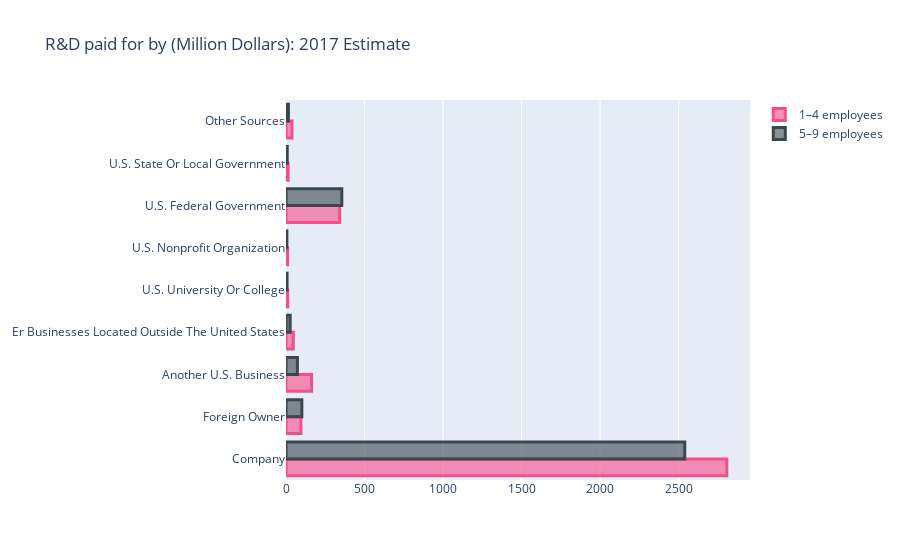

The notebook cell saved with this chart:
### Code cell
df222= df22.reset_index()
df222['Company and financial information'] = df222['Company and financial information'].str[16:]
df222['Company and financial information'] = df222['Company and financial information'].str.title()
df222.head(15)
L1 = df222['Company and financial information'].tolist()
L2 = df222['1–4 employees'].tolist()
L3 = df222['5–9 employees'].tolist()

fig = go.Figure()
fig.layout=go.Layout(
        title=go.layout.Title(text="R&D paid for by (Million Dollars): 2017 Estimate") )
fig.add_trace(go.Bar(
    y=L1,
    x=L2,
    name='1–4 employees',
    orientation='h',
    marker=dict(
        color='rgba(246, 78, 139, 0.6)',
        line=dict(color='rgba(246, 78, 139, 1.0)', width=3)
    )
))
fig.add_trace(go.Bar(
    y=L1,
    x=L3,
    name='5–9 employees',
    orientation='h',
    marker=dict(
        color='rgba(58, 71, 80, 0.6)',
        line=dict(color='rgba(58, 71, 80, 1.0)', width=3)
    )
))

#fig.update_layout(barmode='stack')
fig.show()

### Figure 1 — Plotly figure (JSON) as saved in the notebook; plotly's stock layout.template omitted (floating-point values rounded to 4 significant figures)
{"data": [{"marker": {"color": "rgba(246, 78, 139, 0.6)", "line": {"color": "rgba(246, 78, 139, 1.0)", "width": 3}}, "name": "1–4 employees", "orientation": "h", "type": "bar", "x": [2807.0, 94.97, 162.9, 46.66, 11.09, 10.02, 341.8, 13.57, 38.01], "y": ["Company", "Foreign Owner", "Another U.S. Business", "Er Businesses Located Outside The United States", "U.S. University Or College", "U.S. Nonprofit Organization", "U.S. Federal Government", "U.S. State Or Local Government", "Other Sources"]}, {"marker": {"color": "rgba(58, 71, 80, 0.6)", "line": {"color": "rgba(58, 71, 80, 1.0)", "width": 3}}, "name": "5–9 employees", "orientation": "h", "type": "bar", "x": [2539.0, 100.9, 72.62, 26.53, 6.649, 5.533, 355.3, 7.915, 15.4], "y": ["Company", "Foreign Owner", "Another U.S. Business", "Er Businesses Located Outside The United States", "U.S. University Or College", "U.S. Nonprofit Organization", "U.S. Federal Government", "U.S. State Or Local Government", "Other Sources"]}], "layout": {"title": {"text": "R&D paid for by (Million Dollars): 2017 Estimate"}}}
